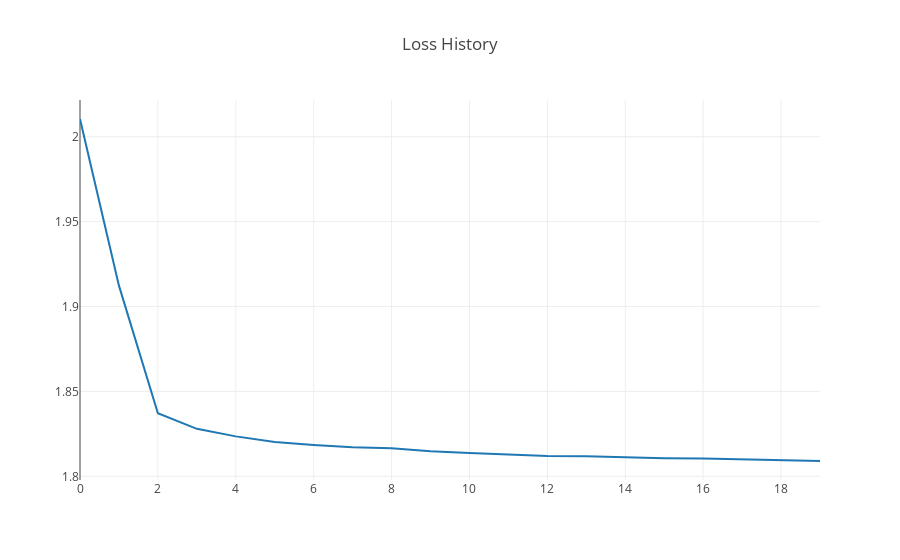

The cell this chart's notebook holds for it:
### Code cell
plotly.offline.iplot({
    'data': [
        go.Scatter(
            y=loss_history
        )
    ],
    'layout': go.Layout(title='Loss History')
})

### Figure 1 — Plotly figure (JSON) as saved in the notebook; plotly's stock layout.template omitted (floating-point values rounded to 4 significant figures)
{"data": [{"type": "scatter", "y": [2.01, 1.912, 1.837, 1.828, 1.824, 1.82, 1.818, 1.817, 1.817, 1.815, 1.814, 1.813, 1.812, 1.812, 1.811, 1.811, 1.81, 1.81, 1.81, 1.809]}], "layout": {"title": "Loss History"}}
